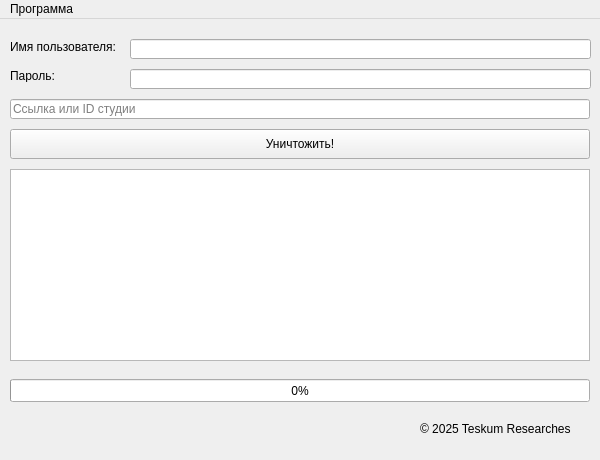
<?xml version="1.0" encoding="UTF-8"?>
<ui version="4.0">
 <class>MainWindow</class>
 <widget class="QMainWindow" name="MainWindow">
  <property name="geometry">
   <rect>
    <x>0</x>
    <y>0</y>
    <width>600</width>
    <height>460</height>
   </rect>
  </property>
  <property name="sizePolicy">
   <sizepolicy hsizetype="Fixed" vsizetype="Fixed">
    <horstretch>0</horstretch>
    <verstretch>0</verstretch>
   </sizepolicy>
  </property>
  <property name="minimumSize">
   <size>
    <width>600</width>
    <height>460</height>
   </size>
  </property>
  <property name="maximumSize">
   <size>
    <width>600</width>
    <height>450</height>
   </size>
  </property>
  <property name="windowTitle">
   <string>Studio.Destroy().v2.2</string>
  </property>
  <widget class="QWidget" name="centralwidget">
   <widget class="QLineEdit" name="username_line">
    <property name="geometry">
     <rect>
      <x>130</x>
      <y>20</y>
      <width>461</width>
      <height>20</height>
     </rect>
    </property>
   </widget>
   <widget class="QLabel" name="username_label">
    <property name="geometry">
     <rect>
      <x>10</x>
      <y>20</y>
      <width>111</width>
      <height>16</height>
     </rect>
    </property>
    <property name="text">
     <string>Имя пользователя:</string>
    </property>
   </widget>
   <widget class="QLabel" name="password_label">
    <property name="geometry">
     <rect>
      <x>10</x>
      <y>50</y>
      <width>47</width>
      <height>13</height>
     </rect>
    </property>
    <property name="text">
     <string>Пароль:</string>
    </property>
   </widget>
   <widget class="QLineEdit" name="password_line">
    <property name="geometry">
     <rect>
      <x>130</x>
      <y>50</y>
      <width>461</width>
      <height>20</height>
     </rect>
    </property>
    <property name="inputMask">
     <string notr="true"/>
    </property>
    <property name="echoMode">
     <enum>QLineEdit::EchoMode::Password</enum>
    </property>
   </widget>
   <widget class="QLineEdit" name="studio_line">
    <property name="geometry">
     <rect>
      <x>10</x>
      <y>80</y>
      <width>580</width>
      <height>20</height>
     </rect>
    </property>
    <property name="placeholderText">
     <string>Ссылка или ID студии</string>
    </property>
   </widget>
   <widget class="QLabel" name="copyright_label">
    <property name="geometry">
     <rect>
      <x>420</x>
      <y>400</y>
      <width>181</width>
      <height>20</height>
     </rect>
    </property>
    <property name="styleSheet">
     <string notr="true">opacity: 0;</string>
    </property>
    <property name="text">
     <string>© 2025 Teskum Researches</string>
    </property>
   </widget>
   <widget class="QListWidget" name="logs">
    <property name="geometry">
     <rect>
      <x>10</x>
      <y>150</y>
      <width>580</width>
      <height>192</height>
     </rect>
    </property>
   </widget>
   <widget class="QProgressBar" name="progressBar">
    <property name="geometry">
     <rect>
      <x>10</x>
      <y>360</y>
      <width>580</width>
      <height>23</height>
     </rect>
    </property>
    <property name="value">
     <number>0</number>
    </property>
   </widget>
   <widget class="QPushButton" name="restore_btn">
    <property name="geometry">
     <rect>
      <x>10</x>
      <y>110</y>
      <width>580</width>
      <height>30</height>
     </rect>
    </property>
    <property name="text">
     <string>Уничтожить!</string>
    </property>
   </widget>
  </widget>
  <widget class="QMenuBar" name="menuBar">
   <property name="geometry">
    <rect>
     <x>0</x>
     <y>0</y>
     <width>600</width>
     <height>25</height>
    </rect>
   </property>
   <widget class="QMenu" name="programm_menu">
    <property name="title">
     <string>Программа</string>
    </property>
    <addaction name="clear_logs_btn"/>
   </widget>
   <addaction name="programm_menu"/>
  </widget>
  <action name="get_cookie_btn">
   <property name="text">
    <string>Посмотреть куки</string>
   </property>
  </action>
  <action name="clear_logs_btn">
   <property name="checkable">
    <bool>false</bool>
   </property>
   <property name="text">
    <string>Очистить логи</string>
   </property>
  </action>
 </widget>
 <resources/>
 <connections/>
</ui>
